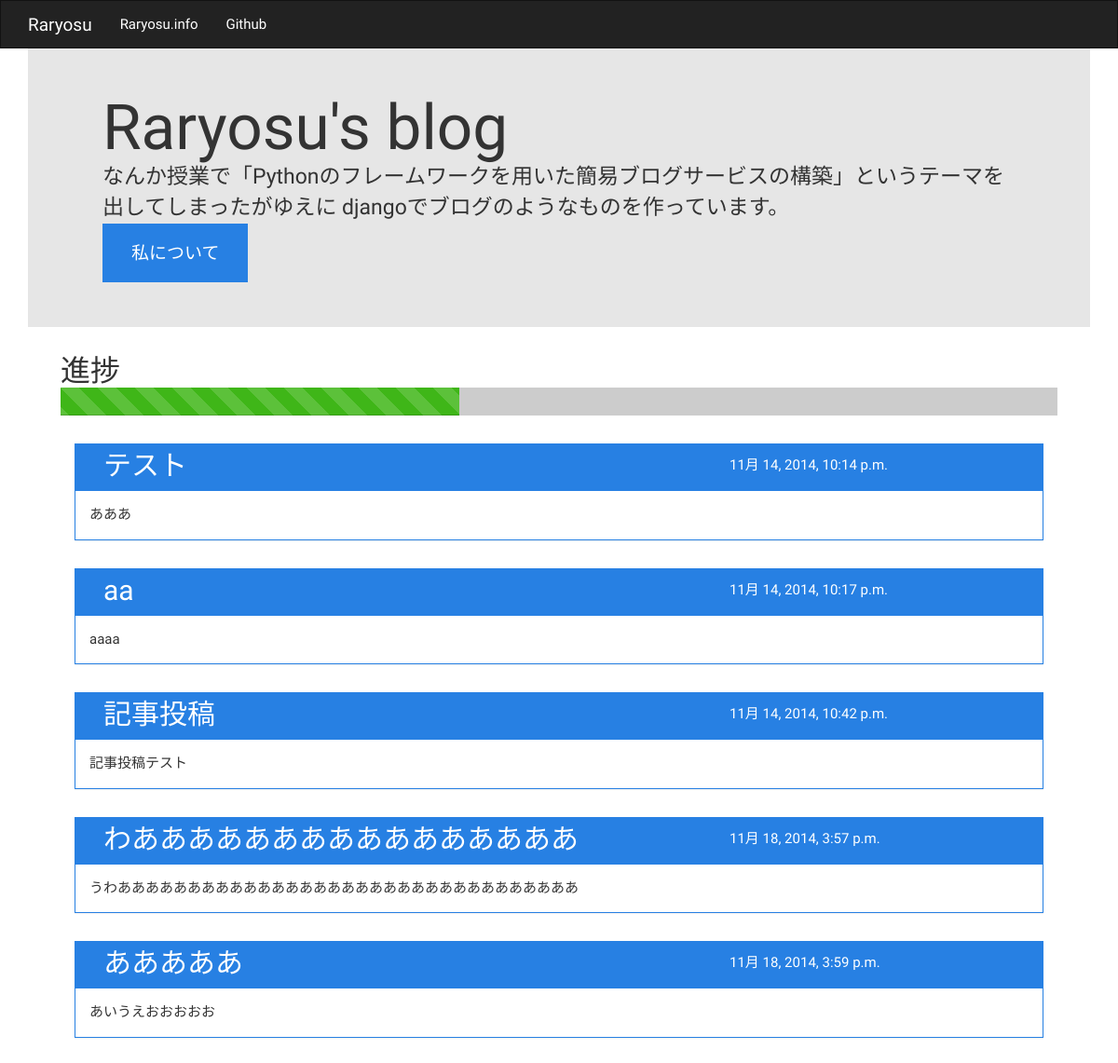
Page /blog/ on the earlier database version.
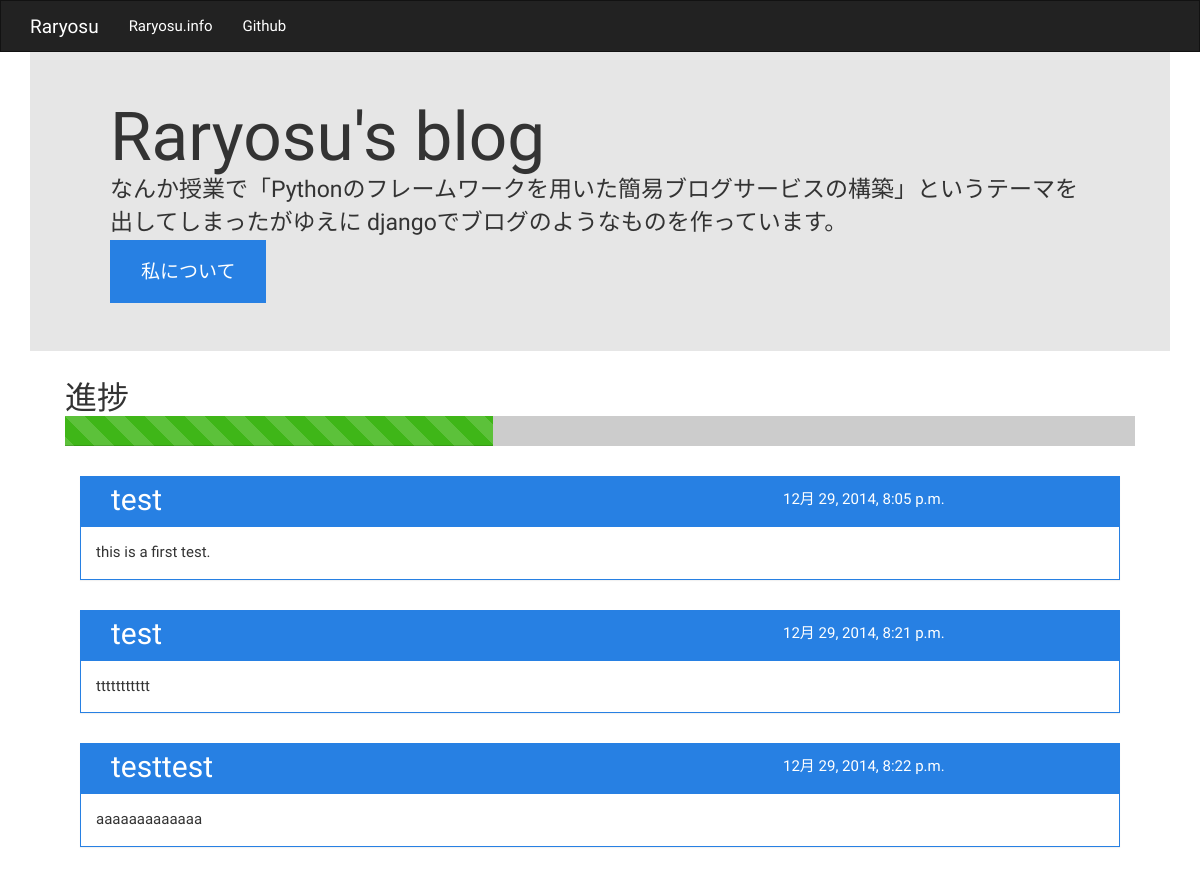
Same page on the later database version.
### blog/models.py (models this page shows)
class blogdata(models.Model):
  title = models.CharField(max_length=512)
  text = models.TextField()
  date = models.DateTimeField(default=datetime.now)

### blog/views.py (the view)
def show(request):
  blogs = blogdata.objects.all()
  return render_to_response('blog/blogshow.html', {'blogs': blogs}, context_instance=RequestContext(request))

### blog/templates/blog/blogshow.html (shortened to what this page needs)
{% extends "base.html" %}
{% block content %}
  {% for blog in blogs %}
    <div class="panel panel-primary">
      <div class="panel-heading">
        <h3 class="panel-title col-md-8">{{ blog.title }}</h3>
        <span class="date col-md-4">{{ blog.date }}</span>
      </div>
      <div class="panel-body">
        {{ blog.text }}
      </div>
    </div>
  {% endfor %}
{% endblock content %}

### blog/templates/base.html (shortened to what this page needs)
<!DOCTYPE html>
<html>
  <head>
    {% load staticfiles %}
    <link rel="stylesheet" href="{% static 'css/bootswatch-cosmo.css' %}">
    <link rel="stylesheet" href="{% static 'css/style.css' %}">
  </head>
  <body>
    <nav class="navbar navbar-default">
      <div class="container container-fluid">
        <div class="navbar-header">
          <a class="navbar-brand" href="#">Raryosu</a>
        </div>
        <div class="collapse navbar-collapse" id="bs-example-navbar-collapse-1">
          <ul class="nav navbar-nav">
            <li><a href="//raryosu.info">Raryosu.info</a></li>
            <li><a href="//github.com/raryosu">Github</a></li>
          </ul>
        </div>
      </div>
    </nav>
    <div class="container">
      <div class="row">
        <div class="col-md-12">
          <div class="jumbotron">
            <h1>Raryosu's blog</h1>
            <p>なんか授業で「Pythonのフレームワークを用いた簡易ブログサービスの構築」というテーマを出してしまったがゆえに
            djangoでブログのようなものを作っています。</p>
            <p><a class="btn btn-primary btn-lg" href="//raryosu.info" role="button">私について</a></p>
          </div>
        </div>
      </div>
      <div class="col-md-12">
        <h2>進捗</h2>
        <div class="progress">
          <div class="progress-bar progress-bar-success progress-bar-striped active" role="progressbar" aria-valuenow="40" aria-valuemin="0" aria-valuemax="100" style="width: 40%">
          </div>
        </div>
        <div class="col-md-12">
          {% block content %}{% endblock %}
        </div>
      </div>
    </div>
  </body>
</html>

### static/css/style.css (style rules this page uses)
body { overflow-x: hidden; }
.navbar { margin-bottom: 0; }
.jumbotron h1, .jumbotron p { margin: 0 20px; }
.panel { margin: 30px 20px; }
.panel-title { font-size: 30px; line-height: 25px; }
.panel-heading { height: 50px; }
.panel-heading .date { line-height: 25px; }
.progress, h2 { margin: 0 20px; }
.progress { height: 30px; }

Differences in the rows shown:
removed blogdata: title "テスト", date "11月 14, 2014, 10:14 p.m.", text "あああ"
removed blogdata: title "aa", date "11月 14, 2014, 10:17 p.m.", text "aaaa"
removed blogdata: title "記事投稿", date "11月 14, 2014, 10:42 p.m.", text "記事投稿テスト"
removed blogdata: title "わああああああああああああああああ", date "11月 18, 2014, 3:57 p.m.", text "うわあああああああああああああああああああああああああああああああああ"
removed blogdata: title "あああああ", date "11月 18, 2014, 3:59 p.m.", text "あいうえおおおおお"
added blogdata: title "test", date "12月 29, 2014, 8:05 p.m.", text "this is a first test."
added blogdata: title "test", date "12月 29, 2014, 8:21 p.m.", text "ttttttttttt"
added blogdata: title "testtest", date "12月 29, 2014, 8:22 p.m.", text "aaaaaaaaaaaaa"
